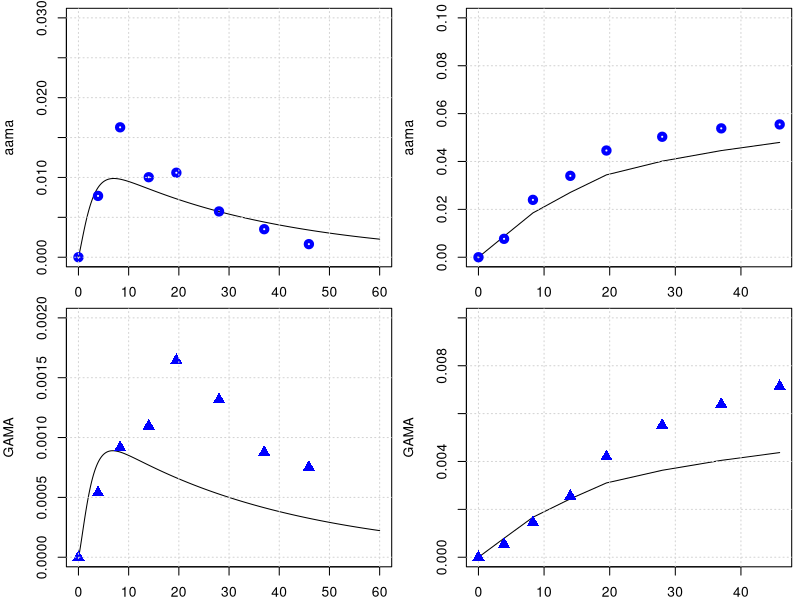

Recreate this plot in R.
library(deSolve)
library(minpack.lm)

graphics.off()

#body weight in kg
BW = 70 

# fractions of BW
##https://journals.sagepub.com/doi/pdf/10.1177/ANIB_32_3-4
F_B = 0.079 
F_B_AB = 0.35 #fraction: arterial blood of blood volume
F_B_VB = 0.65 #fraction: venous blood of blood volume
F_Li = 0.026
F_Ki = 0.0044
F_T = 1-(F_B+F_Li+F_Ki)

#organ volumes in L
V_AB <- BW*F_B*F_B_AB 
V_VB <- BW*F_B*F_B_VB 
V_T <- BW*F_T
V_Ki <- BW*F_Ki
V_Li <- BW*F_Li

#cardiac output in L/(kg*h)
##https://journals.sagepub.com/doi/pdf/10.1177/ANIB_32_3-4
QCC = 16 #12.5 # maybe 14 or 6.5 check?
Q_C = QCC*BW^0.75
FQ_P = 2.5/100 

FQ_Li = 0.19
FQ_Ki = 0.255 #total - there is also an aterial flow rate 
FQ_T = 1 -( FQ_Li + FQ_Ki +FQ_P)
Q_Li <- Q_C*FQ_Li
Q_Ki <- Q_C*FQ_Ki
Q_T <- Q_C*FQ_T

# partition coefficient
pAA_TB = 0.4
pAA_KiB = 0.8
pAA_LiB = 0.3

pGA_TB = 0.97
pGA_LiB = 0.5
pGA_KiB = 1.0

#reaction rate constants 
k_AAuptake = 1 #1/h

k_onAA_T = 0.028 #1/h
k_onAA_B = 0.0036 #1/h
k_onAA_Li = 0.071 #1/h
k_onAA_Ki = 0.13 #1/h

k_syn_GSH = 0.025 #mmol/h 
k_cl_GSH = 0.35 #1/h
k_onAA_GSH = 0.55 #L/(mmol h)
k_onGA_GSH = 0.8 #L/(mmol h)

k_onGA_T = 0.089 #1/h
k_onGA_B = 0.0108 #1/h
k_onGA_Ki = k_onAA_T/2 #1/h
k_onGA_Li = 0.215 #1/h

k_exc_AAMA = 0.029      # 0.049 #1/h or 0.13 # this will change the shape
k_exc_GAMA = 0.027     # 0.077 #1/h  # or 0.027
k_exc_GAOH = 0.077     # 1/h
k_exc_GA <- 2.48       # 1/h Q_Ki*0.025
k_exc_AA <- 2


MW_aa = 71   # mg/mmol
MW_ga = 87   # mg/mmol

MW_GSH = 307.32 # mg/mmol

# Maximum velocity for enzymatic reaction 
V_max_p450 = 9 /MW_aa*BW^0.7  # 0.235 mg/h (Tien: AA to GA mmol/hr)
V_max_EH = 20 /MW_ga*BW^0.7  
KM_p450 = 10.0
KM_EH = 100.0

k_0_GSH = 7
### CHECK  WHY     m_GSH_Li = 7.0*V_Li, Tien: 7.0 as in Sweeney is the Initial GSH (mmol/l)

# +++++++++++++++++++++++++++++++++++++++++++++++++++++++++++++++++
# create list of parameter
# +++++++++++++++++++++++++++++++++++++++++++++++++++++++++++++++++
params <- unlist(c(data.frame(pAA_TB, pAA_LiB, pAA_KiB,
                              pGA_TB, pGA_LiB, pGA_KiB,
                              k_onAA_T, k_onAA_B, k_onAA_Li, k_onAA_GSH, k_onAA_Ki,
                              k_onGA_T, k_onGA_B, k_onGA_Li, k_onGA_Ki, k_exc_GA,
                              k_onGA_GSH, k_exc_AAMA, k_exc_GAMA, k_exc_GAOH,
                              k_cl_GSH, V_max_p450, KM_p450, V_max_EH, KM_EH,
                              k_AAuptake)
                          ))
yini <- c(m_AA_AB = 0.0, m_GA_AB = 0.0, m_AA_VB = 0.0, m_GA_VB = 0.0,
          m_AA_Ki = 0.0, m_GA_Ki = 0.0, m_AA_dose = 0 ,
          m_AA_Li = 0.0, m_AAMA = 0.0,  #m_AAMA_urinary = 0.0,
          m_GA_Li = 0.0, m_GAMA = 0.0,
          #m_GAMA_urinary = 0.0, 
          m_GSH_Li = k_0_GSH * V_Li * MW_GSH, 
          m_AA_T = 0.0, m_GA_T = 0.0,
          m_GAOH = 0.0, 
          m_AA_out = 0.0,
          m_AA_accum = 0.0,
          m_AA_free = 0.0,
          m_AA_in = 0.0,
          m_GA_out = 0.0,
          m_GA_accum = 0.0,
          m_GA_free = 0.0,
          m_GA_in = 0.0
)
# ++++++++++++++++++++++++++++++++++++++++++++++++++++++++++++++++++
# PBPK model for Acrylamide 
# ++++++++++++++++++++++++++++++++++++++++++++++++++++++++++++++++++
PBPKmodelAA <- function(t,state,parameter){
  with(as.list(c(t,state,parameter)), {
    #concentrations blood in the organs in mg/L
    c_AA_AB <- m_AA_AB/V_AB
    c_AA_VB <- m_AA_VB/V_VB
    c_AA_T <- m_AA_T/V_T
    c_AA_Li <- m_AA_Li/V_Li
    c_AA_Ki <- m_AA_Ki/V_Ki
    
    c_GSH_Li <- m_GSH_Li/V_Li
    
    c_GA_AB <- m_GA_AB/V_AB
    c_GA_VB <- m_GA_VB/V_VB
    c_GA_T <- m_GA_T/V_T
    c_GA_Li <- m_GA_Li/V_Li
    c_GA_Ki <- m_GA_Ki/V_Ki
    
    # units checked -> mg/h   
    dm_AA_AB <- Q_C*(c_AA_VB - c_AA_AB) -k_onAA_B*m_AA_AB
    dm_GA_AB <- Q_C*(c_GA_VB - c_GA_AB) -k_onGA_B*m_GA_AB
    # units checked -> mg/h   
    dm_AA_VB <- Q_T*(c_AA_T/pAA_TB) +Q_Li*(c_AA_Li/pAA_LiB) +Q_Ki*(c_AA_Ki/pAA_KiB) - Q_C*c_AA_VB -k_onAA_B*m_AA_VB
    dm_GA_VB <- Q_T*(c_GA_T/pGA_TB) +Q_Li*(c_GA_Li/pGA_LiB) +Q_Ki*(c_GA_Ki/pGA_KiB) - Q_C*c_GA_VB -k_onGA_B*m_GA_VB
    # units checked -> mg/h   
    dm_AA_Ki <- Q_Ki*c_AA_AB -Q_Ki*(c_AA_Ki/pAA_KiB) -k_onAA_Ki*m_AA_Ki 
    dm_GA_Ki <- Q_Ki*c_GA_AB -Q_Ki*(c_GA_Ki/pGA_KiB) -k_onGA_Ki*m_GA_Ki 
    # units checked -> mg/h   
    dm_AA_dose <- -k_AAuptake*m_AA_dose
    
    metAA_GSH <- k_onAA_GSH*c_GSH_Li*m_AA_Li / MW_GSH
    metAA_P450 <- V_max_p450 * MW_aa*c_AA_Li/ (KM_p450+c_AA_Li)
    # units checked -> mg/h  
    #   RAL1 = QL*CA1 + KA*STOM - QL*CVL1 - RP450 - RGST1 - rpbl1
    dm_AA_Li <- Q_Li*(c_AA_AB - c_AA_Li/pAA_LiB) + k_AAuptake*m_AA_dose - 
                  k_onAA_Li*m_AA_Li  - metAA_P450 - metAA_GSH
    # Trine: I think the two last parts of the equation should be subtracted. 
    # Metabolism of AA by P450 and EH will remove AA
    

    
    # units checked -> mg/h   
    dm_AAMA <- metAA_P450  - m_AAMA*k_exc_AAMA## AAMA is formed only from GSH conjugation of acrylamide and not P450
    #correct eq. dm_AAMA <- metAA_GSH - k_exc_AAMA * m_AAMA
    # units checked -> mg/h
    metGA_GSH <- k_onGA_GSH*c_GSH_Li*m_GA_Li / MW_GSH
    metGA_EH <- (V_max_EH *MW_ga *c_GA_Li)/(KM_EH+c_GA_Li)
    # units checked -> mg/h 
    #  RAL2 = QL*CA2 + KA2*STOM2 - QL*CVL2 + RP450 - RGST2 - REH - rpbl2
    # Trine: I think the two last parts of the equation should be subtracted. 
    # Metabolism of AA by P450 and EH will remove AA
    dm_GA_Li <- Q_Li*(c_GA_AB - c_GA_Li/pGA_LiB) - k_onGA_Li*m_GA_Li + 
                        metAA_P450 - metGA_GSH -metGA_EH
    # units checked -> mg/h, 
    # old: dm_GAMA <-  metGA_GSH - m_GAMA*k_exc_GAMA 
    #Trine: I do not think metGA_EH should be here. That's the metabolism to glyceramide, and will not contribute to GAMA
    # Trine: However I think, maybe, that the metAA_EH shold be here, as the metabolism of AA by EH is producing GA. 
    # Trine: Maybe production of glyceramide should be a separate equation? Need to discuss!!
    dm_GAMA <-  metGA_GSH  -m_GAMA*k_exc_GAMA
    # units checked -> mg  
    # units checked -> mg/h
    # Trine: I think the metAA_P450 and metAA_GSH should not be in this equation. 
    # The metGA_EH and metGA_GSH should be subtracted, as they will remove GA from the liver.
    dm_GSH_Li <-  -k_cl_GSH*m_GSH_Li + metAA_GSH - metGA_GSH
    # units checked -> mg/h   
    dm_AA_T <- Q_T*(c_AA_AB - c_AA_T/pAA_TB) -k_onAA_T*m_AA_T
    dm_GA_T <- Q_T*(c_GA_AB - c_GA_T/pGA_TB) -k_onGA_T*m_GA_T

    dm_GAOH <- metGA_EH -m_GAOH*k_exc_GAMA ### it should be - k_exc_GAOH * m_GAOH

    dm_AA_out <- metAA_P450 + metAA_GSH
    dm_AA_accum <- k_onAA_B*m_AA_AB +k_onAA_B*m_AA_VB +k_onAA_T*m_AA_T +k_onAA_Li*m_AA_Li +k_onAA_Ki*m_AA_Ki
    dm_AA_free <- dm_AA_AB + dm_AA_VB +dm_AA_T +dm_AA_Li +dm_AA_Ki
    dm_AA_in <- k_AAuptake*m_AA_dose
    
    dm_GA_out <- metGA_GSH + metGA_EH 
    dm_GA_accum <- k_onGA_B*m_GA_AB +k_onGA_B*m_GA_VB +k_onGA_T*m_GA_T +k_onGA_Li*m_GA_Li +k_onGA_Ki*m_GA_Ki
    dm_GA_free <- dm_GA_AB + dm_GA_VB +dm_GA_T +dm_GA_Li +dm_GA_Ki 
    dm_GA_in <- metGA_GSH +metGA_EH
    
    return(list(c(dm_AA_AB,  dm_GA_AB,  dm_AA_VB,    dm_GA_VB,
                  dm_AA_Ki,  dm_GA_Ki,  dm_AA_dose,  dm_AA_Li,
                  dm_AAMA,  # dm_AAMA_urinary,  
                  dm_GA_Li,  dm_GAMA,
                  #dm_GAMA_urinary,    
                  dm_GSH_Li, dm_AA_T,   dm_GA_T,
                  dm_GAOH,
                  dm_AA_out,
                  dm_AA_accum,
                  dm_AA_free,
                  dm_AA_in,
                  dm_GA_out,
                  dm_GA_accum,
                  dm_GA_free,
                  dm_GA_in
    )))
  })
}
PBPKmodelAA <- compiler::cmpfun(PBPKmodelAA)



################################################################
# manual readout from Kopp and Dekant 2009
################################################################
times <- seq(from = 0, to = 60, by = 0.1)
diet <- data.frame(var = "m_AA_dose", method = "add",
                   time = c(0.0),  value = 0.5 *BW /1000 )  # dose of 0.05 microg/kg bw
out <- ode(y = yini, times = times, func = PBPKmodelAA, parms = params, events = list(data = diet))
yobs_urine <- data.frame(
  time = c(0.0, 3.9, 8.3, 14, 19.5, 28, 37, 45.9),
  AAMA = c(0.0/1000000, 32.8/1000000, 69.5/1000000, 42.8/1000000, 45.2/1000000, 24.5/1000000, 15/1000000, 7/1000000)*234.28, #https://pubchem.ncbi.nlm.nih.gov/compound/N-Acetyl-S-_2-carbamoylethyl_-L-cysteine
  GAMA = c(0.0, 2.15*1e-6, 3.66*1e-6, 4.38*1e-6, 6.57*1e-6, 5.26*1e-6, 3.50*1e-6, 3.0*1e-6)*250.27
)
# plot for AAMA in urinary
par(mfrow=c(2,2),mar=c(2,4,.5,.5))
plot(out[,'time'], out[,'m_AAMA']   ,type = 'l',xlab = 'time', ylab = 'aama', ylim = c(0,.03) )
points(yobs_urine$time, yobs_urine$AAMA , col="blue", lwd = 4) ; grid()
time_points_measure_unrine = c(1, 40, 84, 141, 196, 280 , 371, 460)
tamtam = out[,'m_AAMA'][time_points_measure_unrine ]
plot(yobs_urine$time, cumsum( tamtam ),type = 'l', ylab = 'aama', ylim = c(0,.1), xlab = 'time' ); grid()
points(yobs_urine$time, cumsum(yobs_urine$AAMA) , col="blue", lwd = 4)

# plot for GAMA 
plot(out[,'time'], out[,'m_GAMA']  ,type = 'l',xlab = '', ylab = 'GAMA', ylim = c(0,.002) )
points(yobs_urine$time, yobs_urine$GAMA , col="blue", cex = 1.5, pch = 17); grid()
time_points_measure_unrine = c(1, 40, 84, 141, 196, 280 , 371, 460)
tamtam = out[,'m_GAMA'][time_points_measure_unrine ]
plot(yobs_urine$time, cumsum( tamtam ),type = 'l',xlab = '', ylab = 'GAMA', ylim = c(0,.01) ); grid()
points(yobs_urine$time, cumsum(yobs_urine$GAMA) , col="blue",cex = 1.5, pch = 17)
